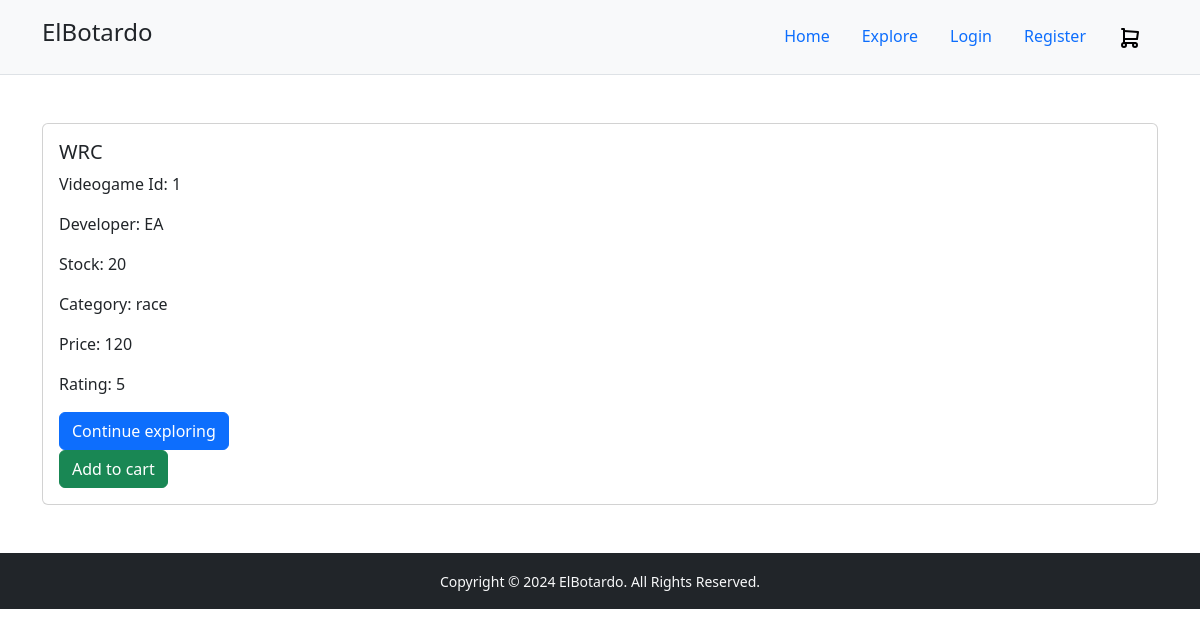
The app's page /show/3/1/ with its own data.
### apps/models.py (models this page shows, shortened)
class VideoGame(models.Model):
    title = models.CharField(max_length=255)
    dev = models.CharField(max_length=255)
    category = models.CharField(max_length=60)
    stock = models.IntegerField()
    price = models.IntegerField()
    rating = models.IntegerField()
    cover_image = models.ImageField(upload_to='videogame_covers/', blank=True, null=True)

### apps/views.py (the view)
# urls.py: path('show/<int:customuser_id>/<int:videogame_id>/', VideoGameShowView.as_view(), name='show'),
class VideoGameShowView(View):
    template_name = 'index/show.html'
    def get(self, request, customuser_id, videogame_id):
        try:
            customuser_id = int(customuser_id)
            videogame_id = int(videogame_id)
            if videogame_id < 1:
                raise ValueError("VideoGame id must be 1 or greater")
            videogame = get_object_or_404(VideoGame, pk=videogame_id)
            customuser = get_object_or_404(CustomUser, pk=customuser_id)
        except (ValueError, IndexError):
            return HttpResponseRedirect(reverse('profile'))
        viewData = {
            "title": videogame.title + "        Developer        ->",
            "subtitle":  videogame.dev + "   ",
            "videogame": videogame,
            "customuser": customuser,
        }
        return render(request, self.template_name, viewData)

### apps/templates/index/show.html (shortened to what this page needs)
{% extends 'index/base.html' %}
{% block content %}
<div class="card mb-3">
  <div class="row g-0">
    <div class="col-md-8">
      <div class="card-body">
        <h5 class="card-title">
                {{ videogame.title }}
        </h5>
        <p class="card-text">Videogame Id: {{videogame.id}}</p>
        <p class="card-text">Developer: {{videogame.dev}}</p>
        <p class="card-text">Stock: {{videogame.stock}}</p>
        <p class="card-text">Category: {{videogame.category}}</p>
        <p class="card-text">Price: {{videogame.price}}</p>
        <p class="card-text">Rating: {{videogame.rating}}</p>
        <a href="{% url 'index' 1 %}" class="btn btn-primary">Continue exploring</a>
        <form action="{% url 'add_to_cart' videogame.id %}" method="post">
          <button type="submit" class="btn btn-success">Add to cart</button>
      </form>
      </div>
    </div>
  </div>
</div>
{% endblock %}

### records on screen
VideoGame: title "WRC", id "1", dev "EA", stock "20", category "race", price "120", rating "5"
